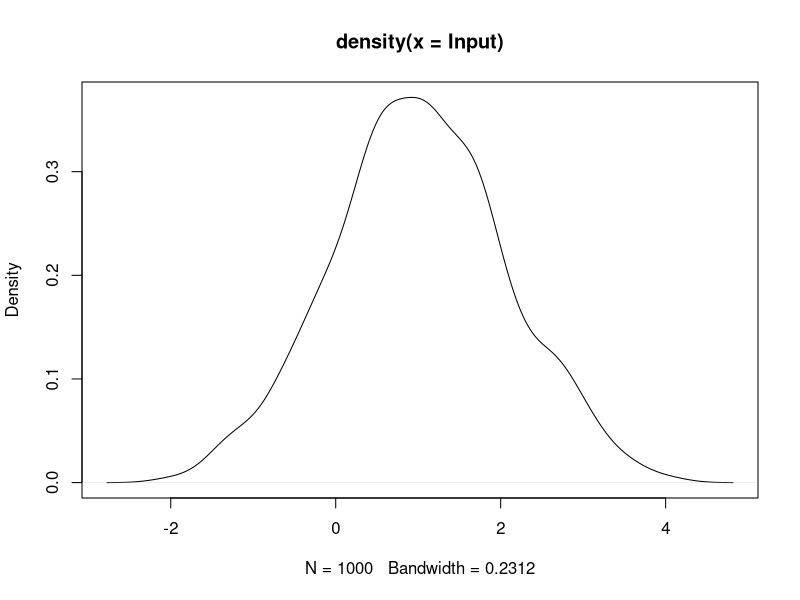
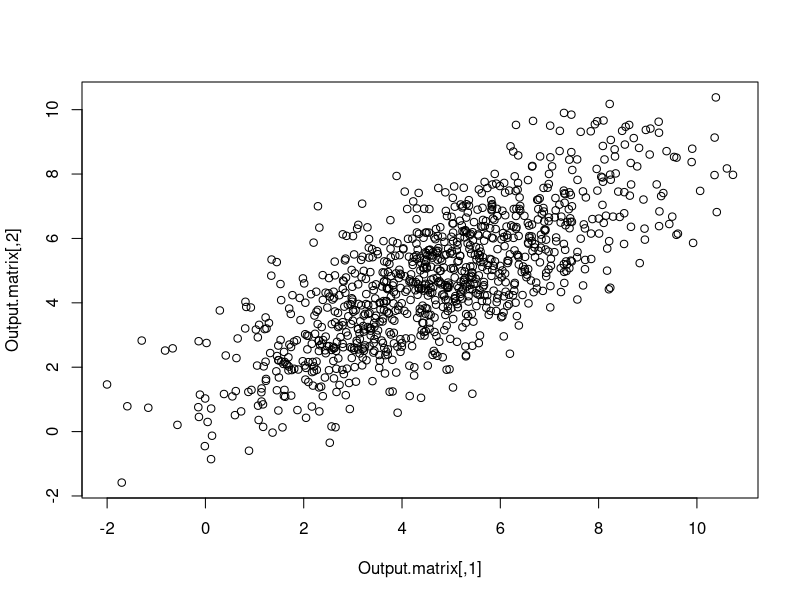
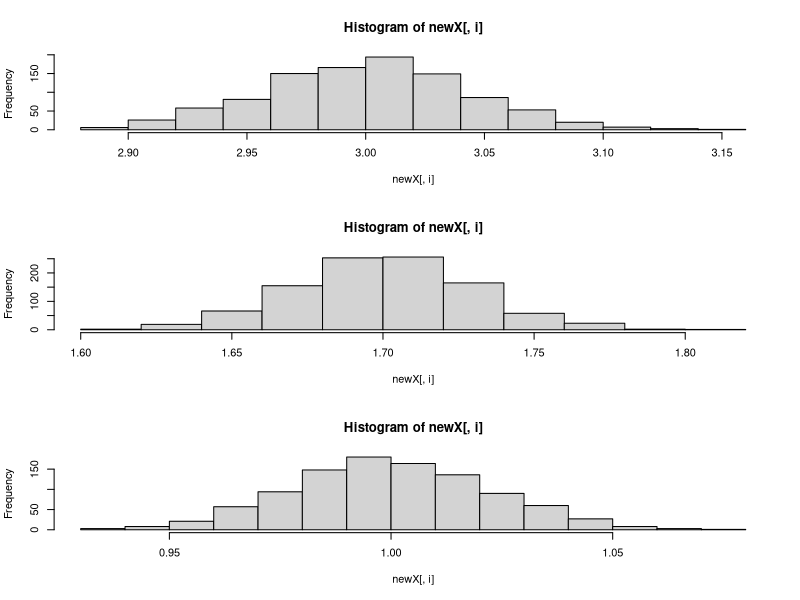
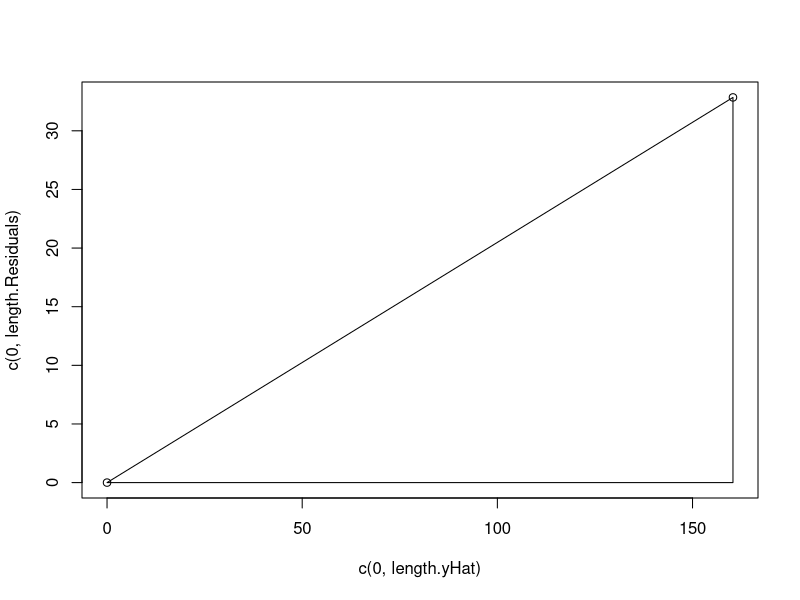
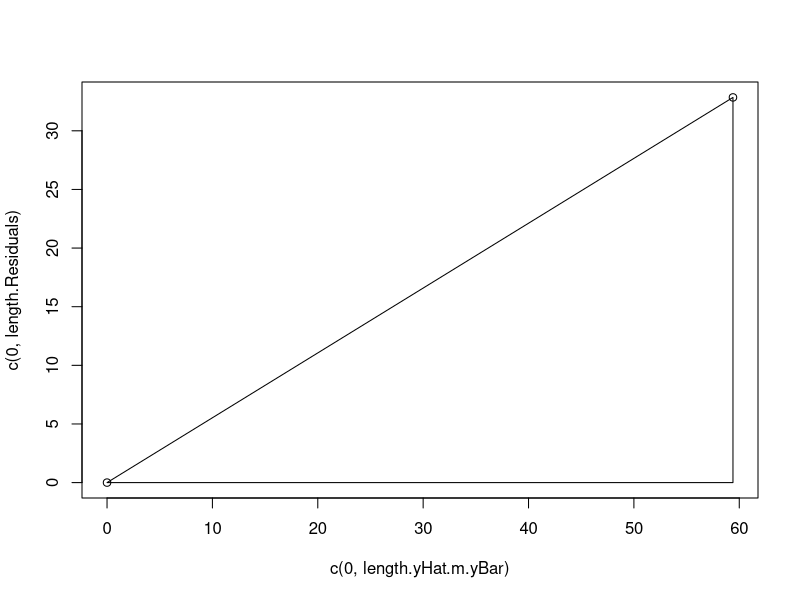

The R source for these figures, in order:
#set parameters
set.seed(1029384)
Total.sample.size<-1000000
One.run.size<-1000
Slope<-1.7
Intercept<-3
Input<-rnorm(One.run.size,1,1)
plot(density(Input))

#set the residuals
set.seed(102938)
Eps<-rnorm(Total.sample.size,0,1)
dim(Eps)<-c(1000,1000)

#calculate the ourput aka response
Output.matrix<-Slope*Input+Intercept+Eps
dim(Output.matrix)
plot(Output.matrix)

colnames(Output.matrix)<-paste0("y",1:1000)
head(Output.matrix[,1:10])


#fit the models to 1000 samples 
Fits<-apply(Output.matrix,2,function(z) lm(y~x, data.frame(y=z,x=Input)))
head(Fits,3)

#extract coefficients from each fit
Matrix.coefficients<-cbind(unlist(lapply(Fits,function(z) z$coefficients[1])),
                           unlist(lapply(Fits,function(z) z$coefficients[2])),
                           unlist(lapply(Fits,function(z) summary(z)$sigma)))
#modify column and row names
head(Matrix.coefficients)
colnames(Matrix.coefficients)<-c("Intercept","Slope","Sigma")
rownames(Matrix.coefficients)<-NULL
head(Matrix.coefficients)

#Check properties of the Least Squares Estimators

#These approximate the expected values of the estimators
apply(Matrix.coefficients,2,mean)

#check histograms 
par(mfrow = c(3,1))
apply(Matrix.coefficients,2,hist)
par(mfrow=c(1,1))


#Find theoretical std of both B0 and B1

#Sigma.hat
Sigma.hat<-mean(Matrix.coefficients[,3])

#Input.SS.X
Input.SS.X<-sqrt((Input-mean(Input))%*%(Input-mean(Input)))

Sigma.beta.0<-Sigma.hat*sqrt(1/One.run.size+mean(Input)^2/Input.SS.X^2)
Sigma.beta.1<-Sigma.hat/Input.SS.X

#compare std of the estimators 
rbind(Estimated=sqrt(apply(Matrix.coefficients[,-3],2,var)),
      Theoretical=c(Sigma.beta.0,Sigma.beta.1))

#test normality of estimators 
#find vector of theoretical paarameters
(mu<-c(Intercept,Slope,1))

# Vector of standard deviations of estimates
(sig<-apply(Matrix.coefficients,2,sd))

zMatrix.coefficients<-t(apply(Matrix.coefficients,1,function(z) (z-mu)/sig)) # Matrix of z-scores
head(zMatrix.coefficients)

#use ks test
apply(zMatrix.coefficients,2,function(z) ks.test(z,"pnorm")$p.value) # Kolmogorov-Smirnov


#GEOMETRY OF SIMPLE LINEAR MODEL
oneSample<-data.frame(y=Output.matrix[,1],x=Input)
m1<-lm(y~x, oneSample)
summary(m1)


#define variables fromt he geometric interpretation of simple linear model
yHat<-m1$fitted.values
yBar<-rep(mean(oneSample$y),1000)
m1Residuals<-m1$residuals
fatOne<-rep(1,1000)

#define functions for vector length
vectorLength<-function(myVector){
  sqrt(myVector%*%myVector)
}

projection.YonX<-function(myY,myX){
  as.vector(myY%*%myX/vectorLength(myX)^2)*myX
}
#define lengths 
length.y<-vectorLength(oneSample$y)
length.yBar<-vectorLength(yBar)
length.yHat<-vectorLength(yHat)
length.Residuals<-vectorLength(m1Residuals)
length.fatOne<-vectorLength(fatOne)

#projections of y onto the variables
y.on.yHat<-projection.YonX(myY=oneSample$y,myX=yHat)
y.on.yBar<-projection.YonX(myY=oneSample$y,myX=yBar)
y.on.yHat.m.yBar<-projection.YonX(myY=oneSample$y,myX=(yHat-yBar))
y.on.fatOne<-projection.YonX(myY=oneSample$y,myX=fatOne)

#define length of projection
length.y.on.yHat<-vectorLength(y.on.yHat)
length.y.on.yBar<-vectorLength(y.on.yBar)
length.y.on.yHat.m.yBar<-vectorLength(y.on.yHat.m.yBar)
length.y.on.fatOne<-vectorLength(y.on.fatOne)

#compare lengths of y bar, proj of y onto ybar, and proj of y onto fatone
c(length.yBar=length.yBar,length.y.on.yBar=length.y.on.yBar,length.y.on.fatOne=length.y.on.fatOne)

#compare lengths of y hat and proj of y onto y hat
c(length.yHat=length.yHat,length.y.on.yHat=length.y.on.yHat)


#PYTHAGOREAN THEOREMS
c(sqrt(length.y^2-length.y.on.yHat^2),length.Residuals)

#plot the model triangle, y, yhat, and m1residuals
plot(c(0,length.yHat),c(0,length.Residuals))
polygon(c(0,length.yHat,length.yHat),c(0,length.Residuals,0))


#ANOVA TRIANGLE 
yHat.m.yBar<-yHat-yBar
y.m.yBar<-oneSample$y-yBar

#calculate lengths of the projection 
length.y.m.yBar<-vectorLength(y.m.yBar)
length.yHat.m.yBar<-vectorLength(yHat.m.yBar)
y.m.yBar.on.yHat.m.yBar<-projection.YonX(myY=y.m.yBar,myX=yHat.m.yBar)
length.y.m.yBar.on.yHat.m.yBar<-vectorLength(y.m.yBar.on.yHat.m.yBar)

c(length.yHat.m.yBar=length.yHat.m.yBar,
  length.y.m.yBar.on.yHat.m.yBar=length.y.m.yBar.on.yHat.m.yBar)

c(sqrt(length.y.m.yBar^2-length.yHat.m.yBar^2),length.Residuals)

#Plot triangle
plot(c(0,length.yHat.m.yBar),c(0,length.Residuals))
polygon(c(0,length.yHat.m.yBar,length.yHat.m.yBar),c(0,length.Residuals,0))

#angles of the projections
yBar%*%(oneSample$y-yBar)
yBar%*%(yHat-yBar)
